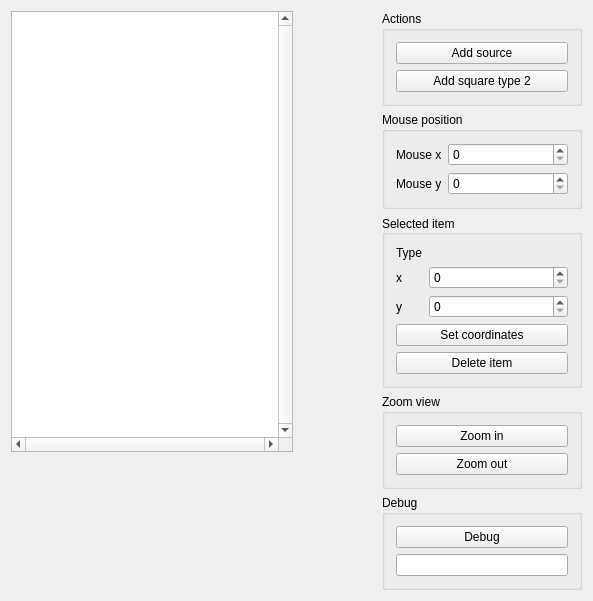
<?xml version="1.0" encoding="UTF-8"?>
<ui version="4.0">
 <class>Widget</class>
 <widget class="QWidget" name="Widget">
  <property name="geometry">
   <rect>
    <x>0</x>
    <y>0</y>
    <width>593</width>
    <height>463</height>
   </rect>
  </property>
  <property name="windowTitle">
   <string>Widget</string>
  </property>
  <layout class="QVBoxLayout" name="verticalLayout_13">
   <item>
    <layout class="QHBoxLayout" name="horizontalLayout" stretch="10,0,1">
     <item>
      <layout class="QVBoxLayout" name="verticalLayout_12" stretch="1,0">
       <item>
        <widget class="QGraphicsView" name="graphicsView">
         <property name="sizePolicy">
          <sizepolicy hsizetype="Expanding" vsizetype="Expanding">
           <horstretch>0</horstretch>
           <verstretch>0</verstretch>
          </sizepolicy>
         </property>
         <property name="maximumSize">
          <size>
           <width>282</width>
           <height>441</height>
          </size>
         </property>
         <property name="verticalScrollBarPolicy">
          <enum>Qt::ScrollBarAlwaysOn</enum>
         </property>
         <property name="horizontalScrollBarPolicy">
          <enum>Qt::ScrollBarAlwaysOn</enum>
         </property>
         <property name="alignment">
          <set>Qt::AlignLeading|Qt::AlignLeft|Qt::AlignTop</set>
         </property>
        </widget>
       </item>
       <item>
        <spacer name="verticalSpacer_2">
         <property name="orientation">
          <enum>Qt::Vertical</enum>
         </property>
         <property name="sizeHint" stdset="0">
          <size>
           <width>0</width>
           <height>0</height>
          </size>
         </property>
        </spacer>
       </item>
      </layout>
     </item>
     <item>
      <spacer name="horizontalSpacer">
       <property name="orientation">
        <enum>Qt::Horizontal</enum>
       </property>
       <property name="sizeHint" stdset="0">
        <size>
         <width>0</width>
         <height>0</height>
        </size>
       </property>
      </spacer>
     </item>
     <item>
      <layout class="QVBoxLayout" name="verticalLayout">
       <item>
        <widget class="QGroupBox" name="actionsGroupBox">
         <property name="maximumSize">
          <size>
           <width>200</width>
           <height>16777215</height>
          </size>
         </property>
         <property name="title">
          <string>Actions</string>
         </property>
         <layout class="QVBoxLayout" name="verticalLayout_3">
          <item>
           <layout class="QVBoxLayout" name="verticalLayout_2">
            <item>
             <widget class="QPushButton" name="addSourceButton">
              <property name="text">
               <string>Add source</string>
              </property>
             </widget>
            </item>
            <item>
             <widget class="QPushButton" name="addItemOfType2Button">
              <property name="text">
               <string>Add square type 2</string>
              </property>
             </widget>
            </item>
           </layout>
          </item>
         </layout>
        </widget>
       </item>
       <item>
        <widget class="QGroupBox" name="groupBox">
         <property name="maximumSize">
          <size>
           <width>200</width>
           <height>16777215</height>
          </size>
         </property>
         <property name="title">
          <string>Mouse position</string>
         </property>
         <layout class="QVBoxLayout" name="verticalLayout_7">
          <item>
           <layout class="QVBoxLayout" name="verticalLayout_6">
            <item>
             <layout class="QFormLayout" name="formLayout">
              <item row="0" column="0">
               <widget class="QLabel" name="mousexLabel">
                <property name="text">
                 <string>Mouse x</string>
                </property>
               </widget>
              </item>
              <item row="1" column="0">
               <widget class="QLabel" name="mouseyLabel">
                <property name="text">
                 <string>Mouse y</string>
                </property>
               </widget>
              </item>
              <item row="0" column="1">
               <widget class="QSpinBox" name="mousex"/>
              </item>
              <item row="1" column="1">
               <widget class="QSpinBox" name="mousey"/>
              </item>
             </layout>
            </item>
           </layout>
          </item>
         </layout>
        </widget>
       </item>
       <item>
        <widget class="QGroupBox" name="selectionGroupBox">
         <property name="sizePolicy">
          <sizepolicy hsizetype="Preferred" vsizetype="Preferred">
           <horstretch>0</horstretch>
           <verstretch>0</verstretch>
          </sizepolicy>
         </property>
         <property name="maximumSize">
          <size>
           <width>200</width>
           <height>16777215</height>
          </size>
         </property>
         <property name="title">
          <string>Selected item</string>
         </property>
         <property name="alignment">
          <set>Qt::AlignLeading|Qt::AlignLeft|Qt::AlignVCenter</set>
         </property>
         <layout class="QVBoxLayout" name="verticalLayout_5">
          <item>
           <layout class="QVBoxLayout" name="verticalLayout_4">
            <item>
             <layout class="QFormLayout" name="formLayout_2">
              <item row="0" column="0">
               <widget class="QLabel" name="typeLabel">
                <property name="text">
                 <string>Type</string>
                </property>
               </widget>
              </item>
              <item row="0" column="1">
               <widget class="QLabel" name="type">
                <property name="minimumSize">
                 <size>
                  <width>50</width>
                  <height>0</height>
                 </size>
                </property>
                <property name="baseSize">
                 <size>
                  <width>50</width>
                  <height>0</height>
                 </size>
                </property>
                <property name="text">
                 <string/>
                </property>
               </widget>
              </item>
              <item row="1" column="0">
               <widget class="QLabel" name="xLabel">
                <property name="text">
                 <string>x</string>
                </property>
               </widget>
              </item>
              <item row="1" column="1">
               <widget class="QSpinBox" name="xBox"/>
              </item>
              <item row="2" column="0">
               <widget class="QLabel" name="yLabel">
                <property name="text">
                 <string>y</string>
                </property>
               </widget>
              </item>
              <item row="2" column="1">
               <widget class="QSpinBox" name="yBox"/>
              </item>
             </layout>
            </item>
            <item>
             <widget class="QPushButton" name="setItemCoordinatesButton">
              <property name="text">
               <string>Set coordinates</string>
              </property>
             </widget>
            </item>
            <item>
             <widget class="QPushButton" name="deleteItemButton">
              <property name="text">
               <string>Delete item</string>
              </property>
             </widget>
            </item>
           </layout>
          </item>
         </layout>
        </widget>
       </item>
       <item>
        <widget class="QGroupBox" name="zoomGroupBox">
         <property name="maximumSize">
          <size>
           <width>200</width>
           <height>16777215</height>
          </size>
         </property>
         <property name="title">
          <string>Zoom view</string>
         </property>
         <layout class="QVBoxLayout" name="verticalLayout_11">
          <item>
           <layout class="QVBoxLayout" name="verticalLayout_10">
            <item>
             <widget class="QPushButton" name="zoomInButton">
              <property name="text">
               <string>Zoom in</string>
              </property>
             </widget>
            </item>
            <item>
             <widget class="QPushButton" name="zoomOutButton">
              <property name="text">
               <string>Zoom out</string>
              </property>
             </widget>
            </item>
           </layout>
          </item>
         </layout>
        </widget>
       </item>
       <item>
        <widget class="QGroupBox" name="debugGroupBox">
         <property name="maximumSize">
          <size>
           <width>200</width>
           <height>16777215</height>
          </size>
         </property>
         <property name="title">
          <string>Debug</string>
         </property>
         <layout class="QVBoxLayout" name="verticalLayout_9">
          <item>
           <layout class="QVBoxLayout" name="verticalLayout_8">
            <item>
             <widget class="QPushButton" name="debugButton">
              <property name="text">
               <string>Debug</string>
              </property>
             </widget>
            </item>
            <item>
             <widget class="QLineEdit" name="debugLine"/>
            </item>
           </layout>
          </item>
         </layout>
        </widget>
       </item>
       <item>
        <spacer name="verticalSpacer">
         <property name="orientation">
          <enum>Qt::Vertical</enum>
         </property>
         <property name="sizeHint" stdset="0">
          <size>
           <width>20</width>
           <height>40</height>
          </size>
         </property>
        </spacer>
       </item>
      </layout>
     </item>
    </layout>
   </item>
  </layout>
  <zorder>horizontalLayoutWidget</zorder>
  <zorder>verticalLayoutWidget</zorder>
  <zorder>graphicsView</zorder>
 </widget>
 <layoutdefault spacing="6" margin="11"/>
 <resources/>
 <connections/>
</ui>
